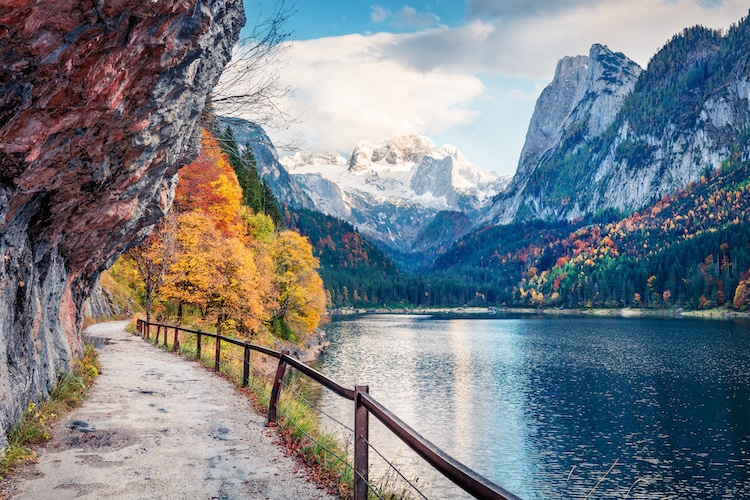
%> input picture Midterms/nature.jpg, 750 x 500 px
$ octave nature.m   (GNU Octave 9; MATLAB toolbox functions it lacks are replaced by stand-ins)
%> lines starting %> are read from the running program, lines starting %| are printed output that depends on the picture
clc;
clf;
clear all;
close all;

# To open and read the image
original_image = imread('nature.jpg');
%> original_image is the input picture: size 500x750x3 uint8; mean R, G, B 120.6, 127.6, 134.3

# To display the original image
figure(1), imshow(original_image);

# To convert the image to gray scale and display it for comparison
gray_image = rgb2gray(original_image);
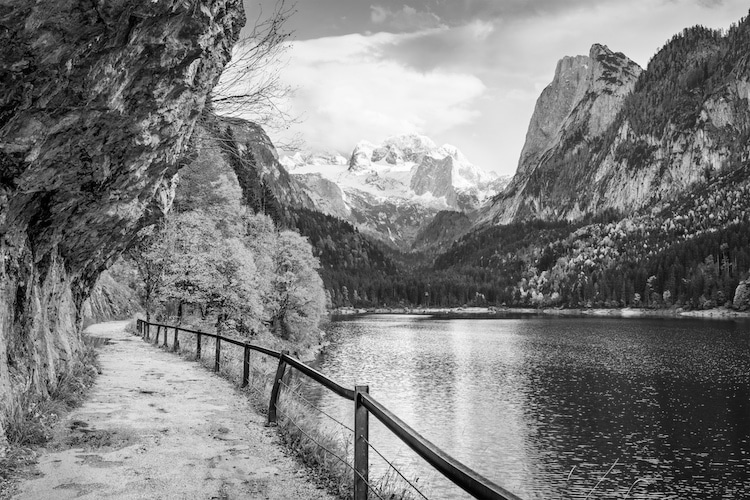
%> gray_image: size 500x750 uint8; min 0, max 255, mean 126.2
figure(2), imshow(gray_image);

# To show size difference after conversion
whos original_image;
whos gray_image;

# To intensify the color red
img_red = original_image;
img_red(:,:,2) = 0;
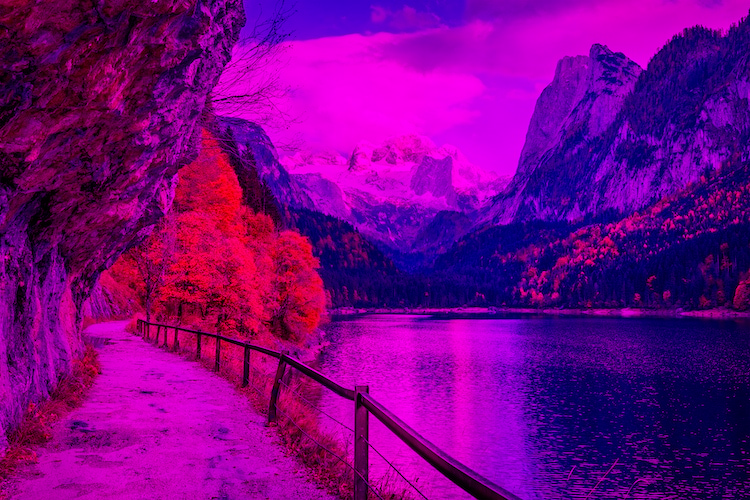
%> img_red: size 500x750x3 uint8; mean R, G, B 120.6, 0, 134.3
img_red(:,:,3) = 0;
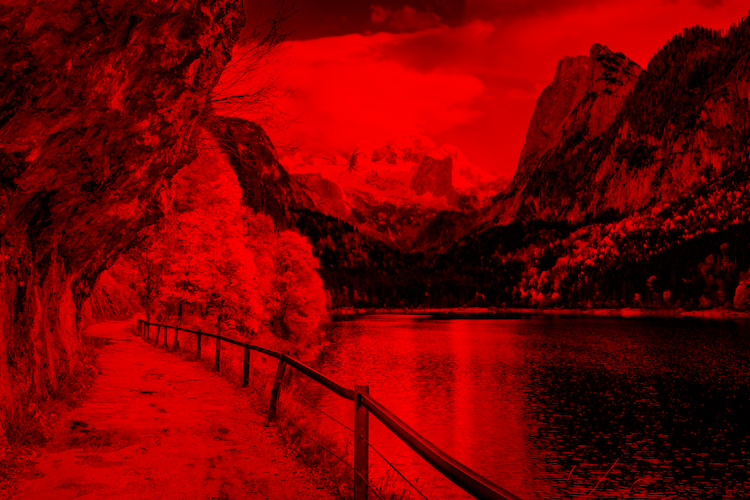
%> img_red: size 500x750x3 uint8; mean R, G, B 120.6, 0, 0

# To intensify the color green
img_green = original_image;
img_green(:,:,1) = 0;
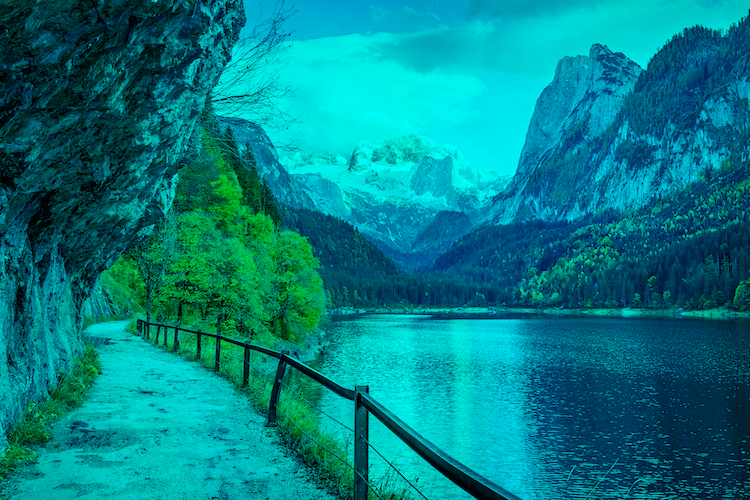
%> img_green: size 500x750x3 uint8; mean R, G, B 0, 127.6, 134.3
img_green(:,:,3) = 0;
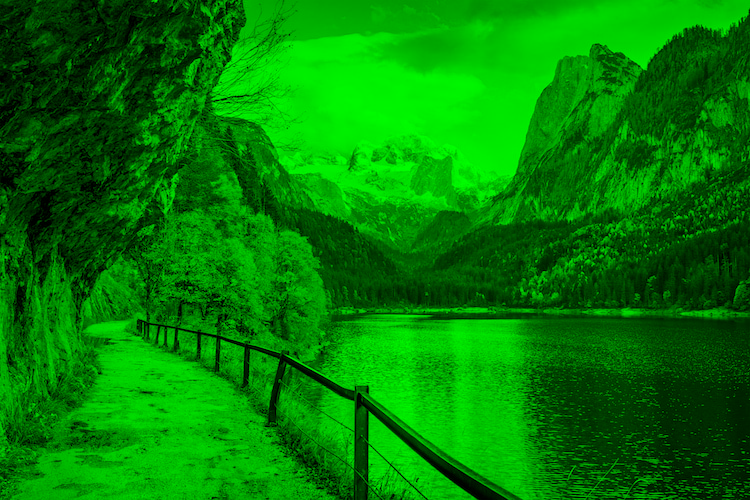
%> img_green: size 500x750x3 uint8; mean R, G, B 0, 127.6, 0

# To intensify the color blue
img_blue = original_image;
img_blue(:,:,1) = 0;
img_blue(:,:,2) = 0;
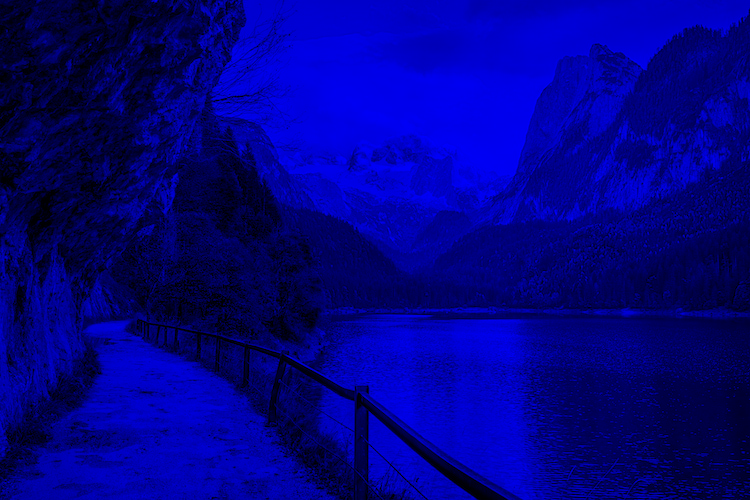
%> img_blue: size 500x750x3 uint8; mean R, G, B 0, 0, 134.3

# To display the images with intensified red, green, and blue
figure(3),
subplot(1,3,1), imshow(img_red), title('Intensified Red');
subplot(1,3,2), imshow(img_green), title('Intensified Green');
subplot(1,3,3), imshow(img_blue), title('Intensified Blue');

# To save images as png
imwrite(original_image,'nature.png');
imwrite(gray_image,'nature_grayscale.png');
imwrite(img_red,'nature_red.png');
imwrite(img_green,'nature_green.png');
imwrite(img_blue,'nature_blue.png');

$ run again, with Midterms/parrots.jpg copied over Midterms/nature.jpg
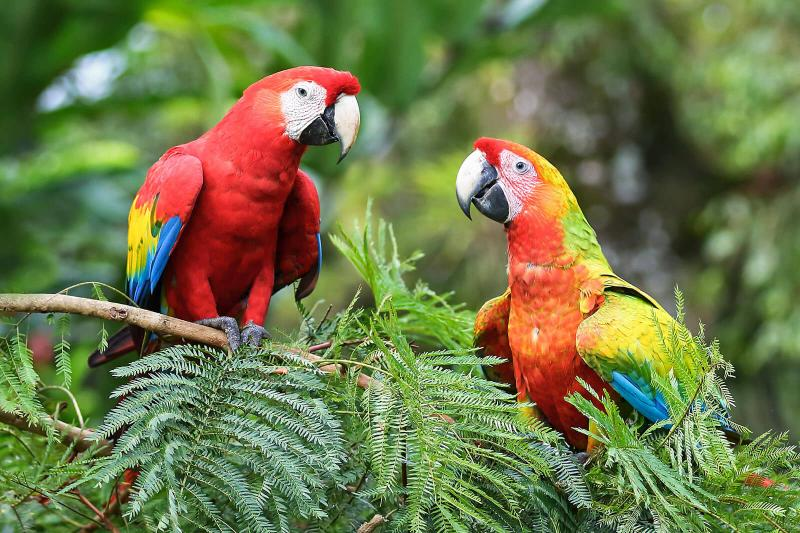
%> input picture Midterms/parrots.jpg, 800 x 533 px
%> original_image is the input picture: size 533x800x3 uint8; mean R, G, B 111.1, 120.1, 73.5
%> `img_green(:,:,3) = 0;`:
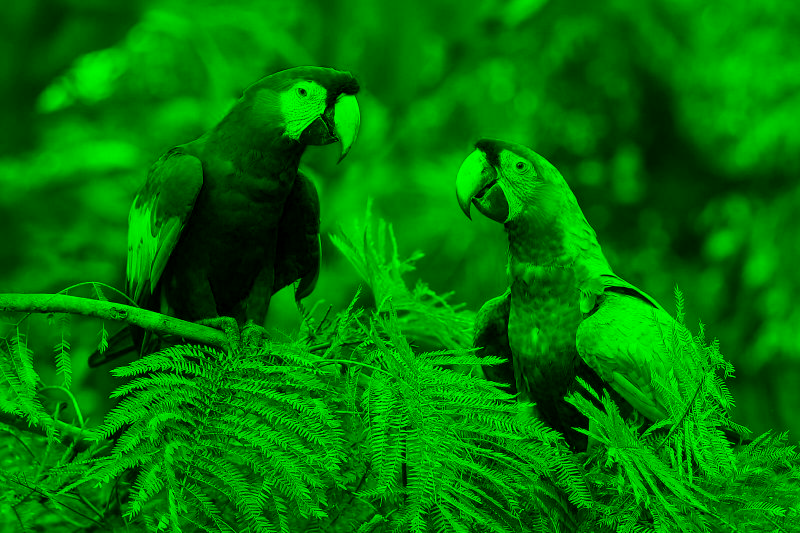
%> img_green: size 533x800x3 uint8; mean R, G, B 0, 120.1, 0
%> `img_blue(:,:,2) = 0;`:
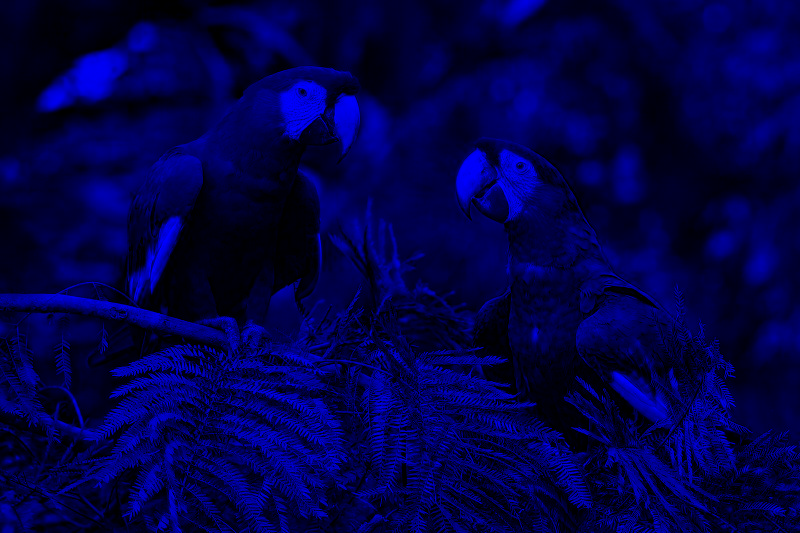
%> img_blue: size 533x800x3 uint8; mean R, G, B 0, 0, 73.5
